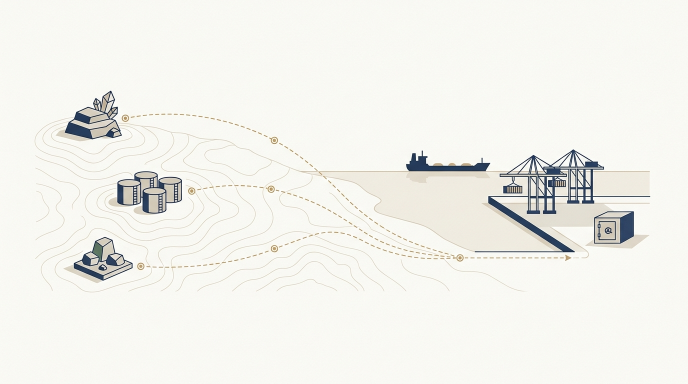
#> input picture tools/originals/hero-supply-route.jpg, 1376 x 768 px (shown at 1/2 size); its folder holds 5 pictures in this run
$ python optimize_images.py
#> lines starting #> are read from the running program, lines starting #| are printed output that depends on the picture
#!/usr/bin/env python3
"""Rebuild src/img/illustrations from tools/originals (deterministic, safe to re-run).

Per asset: optional crop, background flattening to exactly #FBFAF7 (removes glow/vignette),
then AVIF/WebP/JPEG at several widths (never upscaled) and sizes.json for width/height attrs.
"""
import json, os
from PIL import Image

ROOT = os.path.dirname(os.path.dirname(os.path.abspath(__file__)))
SRC = os.path.join(ROOT, "tools/originals")
OUT = os.path.join(ROOT, "src/img/illustrations")
BG = (251, 250, 247)
FLATTEN_TOL = 9

# crop = (left, top, right, bottom) in original pixels
ASSETS = {
    "hero-supply-route": {"crop": (40, 130, 1340, 690), "widths": [480, 800, 1200, 1300]},
    "commodity-rare-earths": {"widths": [480, 800, 1200]},
    "commodity-crude-oil": {"widths": [480, 800, 1200]},
    "commodity-gems": {"widths": [480, 800, 1200]},
}
BUDGET = {"hero-supply-route": 120_000}  # bytes at largest WebP
CARD_BUDGET = 60_000

def flatten(im):
    px = im.load()
    for y in range(im.height):
        for x in range(im.width):
            p = px[x, y]
            if max(abs(p[0] - BG[0]), abs(p[1] - BG[1]), abs(p[2] - BG[2])) <= FLATTEN_TOL:
                px[x, y] = BG
    return im

def main():
    sizes = {}
    for name, cfg in ASSETS.items():
        im = Image.open(os.path.join(SRC, name + ".jpg")).convert("RGB")
#> im is the input picture: PIL image 1376x768 RGB; mean R, G, B 242.3, 242.2, 236.8
        if "crop" in cfg:
            im = im.crop(cfg["crop"])
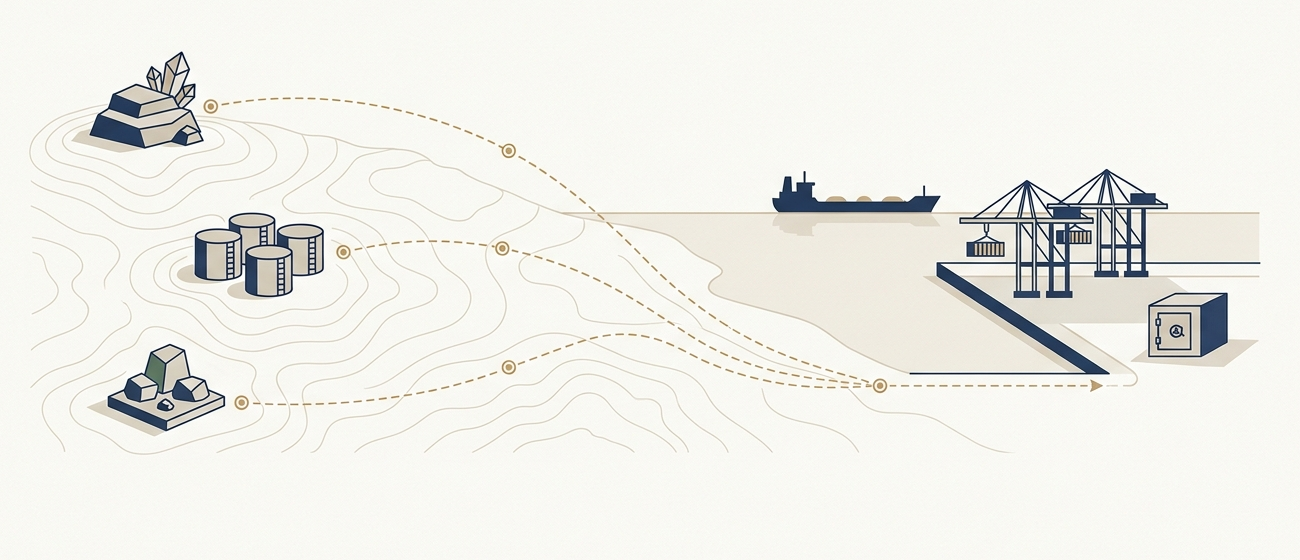
#> im: PIL image 1300x560 RGB; mean R, G, B 239.4, 239.2, 233.7
        im = flatten(im)
        sizes[name] = {"aspect_ratio": round(im.height / im.width, 4), "original_size": [im.width, im.height], "variants": {}}
        for w in cfg["widths"]:
            w = min(w, im.width)
            h = round(im.height * w / im.width)
            r = im.resize((w, h), Image.LANCZOS)
            files = {}
            for fmt, ext, kw in (("avif", "avif", {"quality": 55}), ("webp", "webp", {"quality": 80, "method": 6}),
                                 ("jpeg", "jpg", {"quality": 82, "optimize": True, "progressive": True})):
                fn = f"{name}-{w}w.{ext}"
                path = os.path.join(OUT, fn)
                r.save(path, fmt.upper(), **kw)
                files[fmt] = {"file": fn, "bytes": os.path.getsize(path)}
            sizes[name]["variants"][str(w)] = {"width": w, "height": h, "files": files}
#> this loop made 1 pass
#> pass 1, in main, `r = im.resize((w, h), Image.LANCZOS)`:
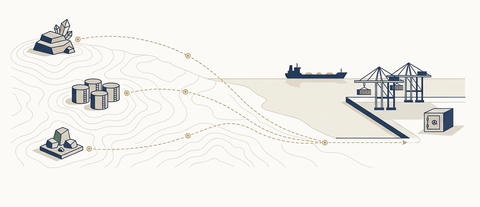
#> r: PIL image 480x207 RGB; mean R, G, B 241.1, 240.1, 236.6
#> after the loop, sizes = 1 item
        top = sizes[name]["variants"][str(min(cfg["widths"][-1], im.width))]["files"]["webp"]["bytes"]
        limit = BUDGET.get(name, CARD_BUDGET)
        print(f"{name}: {im.size} largest webp {top/1000:.0f} KB (budget {limit/1000:.0f} KB) {'OK' if top <= limit else 'OVER'}")
    # drop stale files from previous runs
    keep = {f["file"] for a in sizes.values() for v in a["variants"].values() for f in v["files"].values()}
    for f in os.listdir(OUT):
        if f.endswith((".avif", ".webp", ".jpg")) and f not in keep and any(f.startswith(n + "-") for n in ASSETS):
            os.remove(os.path.join(OUT, f))
    with open(os.path.join(OUT, "sizes.json"), "w") as f:
        json.dump(sizes, f, indent=2)

def hero_background():
    """content/assets/hero_background.png -> src/img/backgrounds/hero-slate-*.webp/jpg.
    Crops the bevelled slab edge and the corner watermark so only clean texture remains."""
    src = os.path.join(ROOT, "tools/originals/hero-background.png")
    if not os.path.exists(src):
        return
    out = os.path.join(ROOT, "src/img/backgrounds")
    os.makedirs(out, exist_ok=True)
    im = Image.open(src).convert("RGB").crop((60, 60, 1300, 680))
    for w in (800, 1240):
        r = im.resize((w, round(im.height * w / im.width)), Image.LANCZOS)
        r.save(os.path.join(out, f"hero-slate-{w}.webp"), "WEBP", quality=72, method=6)
        r.save(os.path.join(out, f"hero-slate-{w}.jpg"), "JPEG", quality=72, optimize=True, progressive=True)
    print("hero background:", {f: os.path.getsize(os.path.join(out, f)) // 1000 for f in sorted(os.listdir(out))})

if __name__ == "__main__":
#> (the run stopped early here; a loop or call above may not have finished)
